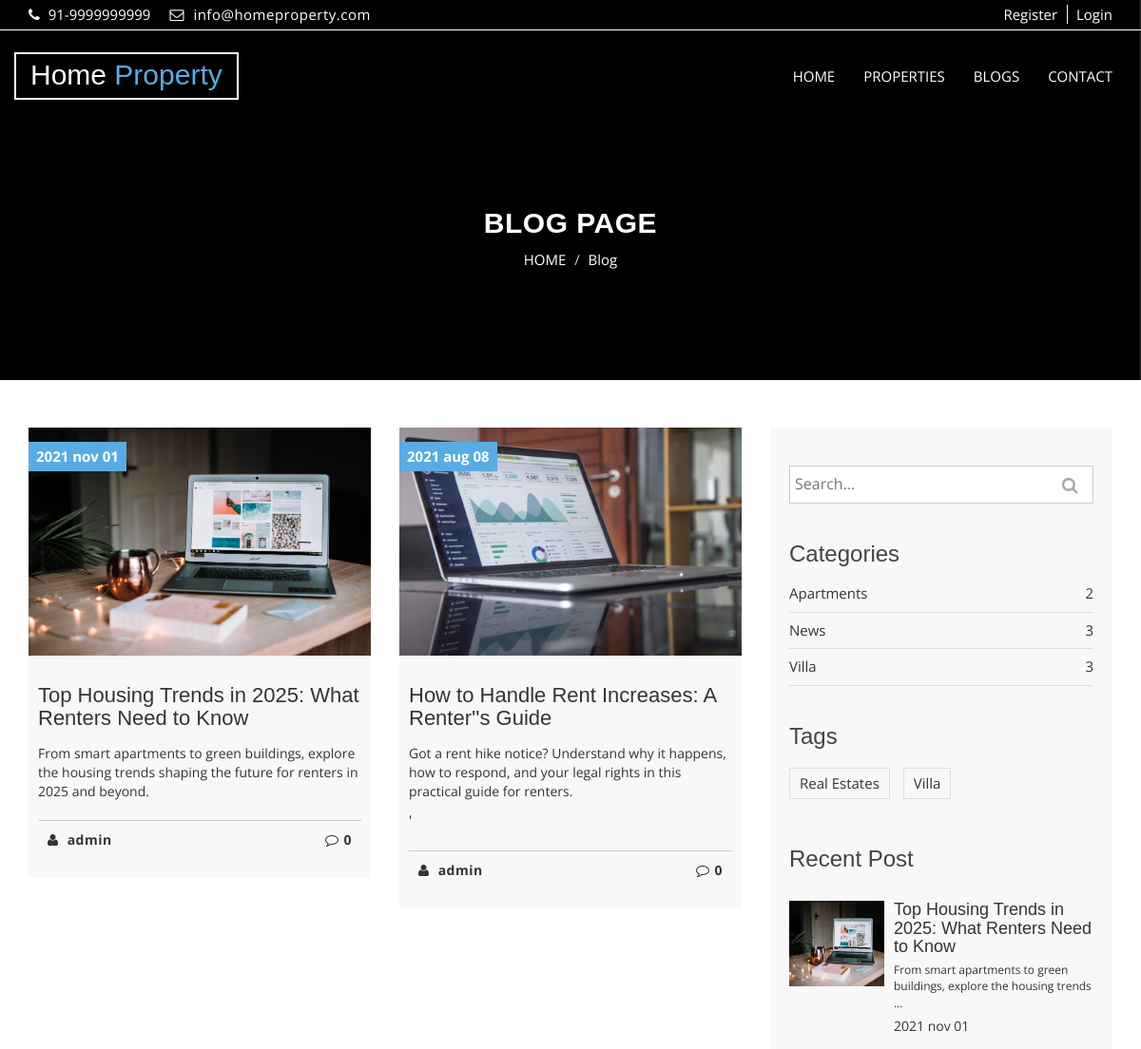
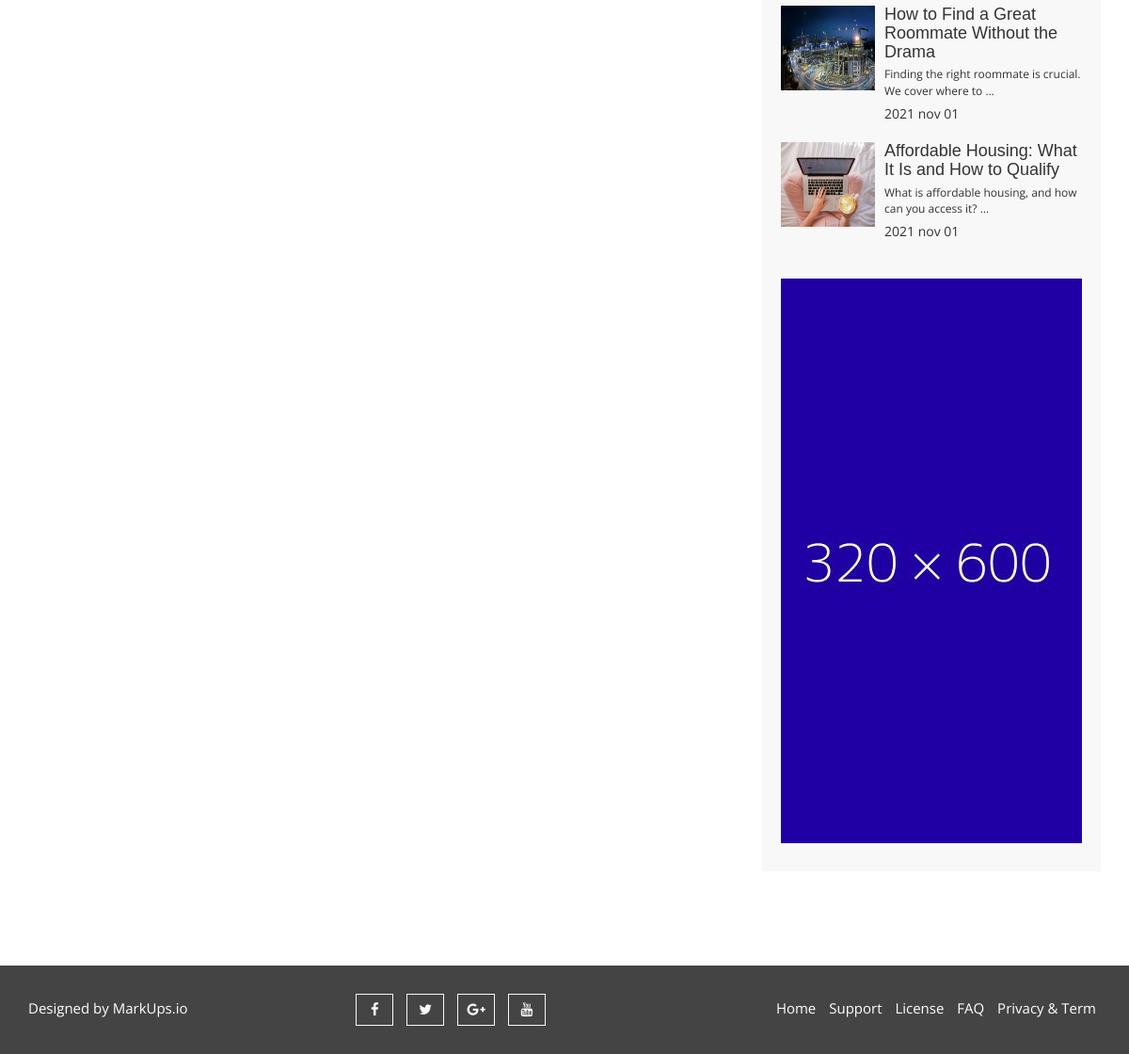
The app's page /blogs/tags/villa/ with its own data (2 pictures, top to bottom).
### blog/models.py (models this page shows, shortened)
class Blog(models.Model):
    title = models.CharField(max_length=55, verbose_name='Title')
    author = models.ForeignKey(User, verbose_name='Author', on_delete = models.CASCADE, blank=False, null=False)
    category = models.ForeignKey("Category", related_name="blog", verbose_name='Category', on_delete=models.CASCADE, blank=True, null=True)
    tag = models.ManyToManyField("Tag", related_name="blogs", verbose_name='Tags', blank=True)
    image = models.ImageField(upload_to='blogs/', verbose_name='Image')
    content = RichTextField()
    slug = AutoSlugField(populate_from='title')
    pub_date = models.DateTimeField(auto_now_add=True)
    update_date = models.DateTimeField(auto_now=True)
    def get_absolute_url(self):
        return reverse('blog:Blog-Detail', kwargs={"pk": self.pk})
    class Meta:
        ordering = ('-pub_date',)

class Category(models.Model):
    title = models.CharField(max_length=55, verbose_name='Title')
    slug = AutoSlugField(populate_from='title')
    pub_date = models.DateTimeField(auto_now_add=True)
    def get_absolute_url(self):
        return reverse("blog:Blog-Category", kwargs={"category": self.slug})
    class Meta:
        verbose_name_plural = "Catrgories"

class Tag(models.Model):
    title = models.CharField(max_length=55, verbose_name='Title')
    slug = AutoSlugField(populate_from='title')
    pub_date = models.DateTimeField(auto_now_add=True)
    def get_absolute_url(self):
        return reverse("blog:Blog-Tag", kwargs={"tag": self.slug})

### blog/views.py (the view)
# urls.py: path("blogs/tags/<slug:tag>/", views.TagView.as_view(), name="Blog-Tag"),
class TagView(ListView):
    template_name = "blog/blog_list.html"
    context_object_name = "blogs"
    paginate_by = 6
    def get_queryset(self):
        return get_list_or_404(Blog.objects.select_related("author").prefetch_related("comments"), tag__slug=self.kwargs["tag"])

### blog/context_processors.py (called while the page is built)
def blog_context(request):
    categories = Category.objects.all().annotate(num_blogs=Count("blog"))
    tags = Tag.objects.all()
    recent_posts = Blog.objects.order_by("-pub_date")[:3]
    return {"categories": categories, "tags": tags, "recent_posts": recent_posts}

### property/context_processors.py (called while the page is built, shortened)
def global_context(request):
    return {}

### blog/templates/blog/blog_list.html (shortened to what this page needs)
{% extends 'base.html' %}
{% load static %}
{% block content %}
  <section id="aa-property-header">
    <div class="container">
      <div class="row">
        <div class="col-md-12">
          <div class="aa-property-header-inner">
            <h2>Blog Page</h2>
            <ol class="breadcrumb">
            <li><a href="#">HOME</a></li>
            <li class="active">Blog</li>
          </ol>
          </div>
        </div>
      </div>
    </div>
  </section>
  <section id="aa-blog">
    <div class="container">
      <div class="row">
        <div class="col-md-12">
          <div class="aa-blog-area">
            <div class="row">
              <div class="col-md-8">
                <div class="aa-blog-content">
                  <div class="row">
                  {% for blog in blogs %}
                    <div class="col-md-6 col-sm-6">
                      <article class="aa-blog-single">
                        <figure class="aa-blog-img">
                          <a href="{{blog.get_absolute_url}}"><img alt="img" src="{{blog.image.url}}"></a>
                          <span class="aa-date-tag">{{blog.pub_date|date:"Y b d"}}</span>
                        </figure>
                        <div class="aa-blog-single-content">
                          <h3><a href="{% url 'blog:Blog-Detail' blog.id %}">{{blog.title}}</a></h3>
                          <p>{{blog.content|safe|truncatewords:30}}</p>
                          <div class="aa-blog-single-bottom">
                            <a class="aa-blog-author" href="#"><i class="fa fa-user"></i> {{blog.author}}</a>
                            <a class="aa-blog-comments" href="#"><i class="fa fa-comment-o"></i>{{blog.comments.count}}</a>
                          </div>
                        </div>
                      </article>
                    </div>
                  {%endfor%}
                  </div>
                  <div class="row">
                    <div class="col-md-12">
                    </div>
                  </div>
                </div>
              </div>
              {% include "blog/sidebar.html"%}
            </div>
          </div>
        </div>
      </div>
    </div>
  </section>
{% endblock content %}

### blog/templates/blog/sidebar.html
{%load static%}
<div class="col-md-4">
    <aside class="aa-blog-sidebar">
        <div class="aa-blog-sidebar-single">
            <form action="{% url 'blog:Blog-Search' %}" method="GET">
                <div class="aa-blog-search">
                <input class="aa-search-text" type="text" name="q" placeholder="Search...">
                <button class="aa-search-submit" type="submit">
                    <i class="fa fa-search"></i>
                </button>
                </div>
            </form>
        </div>
        <div class="aa-blog-sidebar-single">
            <h3>Categories</h3>
            <ul class="aa-blog-catg">
            {% for category in categories %}
                <li><a href="{{category.get_absolute_url}}">{{category.title}}</a><span>{{category.num_blogs}}</span></li>
            {% endfor %}
            </ul>
        </div>
        <div class="aa-blog-sidebar-single">
            <h3>Tags</h3>
            <div class="tag-cloud">
            {% for tag in tags %}
                <a href="{{tag.get_absolute_url}}">{{tag.title}}</a>
            {% endfor %}
            </div>
        </div>
        <div class="aa-blog-sidebar-single">
            <h3>Recent Post</h3>
            <div class="aa-blog-recent-post">
            {% for post in recent_posts %}
                <div class="media">
                    <div class="media-left">
                        <a href="{{post.get_absolute_url}}">
                            <img alt="img" src="{{post.image.url}}" class="media-object">
                        </a>
                    </div>
                    <div class="media-body">
                        <h4 class="media-heading"><a href="{{post.get_absolute_url}}">{{post.title}}</a></h4>
                        <p>{{post.content|truncatewords:10|safe}}</p>
                        <span>{{post.pub_date|date:"Y b d"}}</span>
                    </div>
                </div>
            {%endfor%}
            </div>
        </div>
        <div class="aa-blog-sidebar-single">
            <div class="aa-banner-ads">
                <a href="#">
                <img src="{%static 'img/banner-ads.jpg'%}" alt="banner img">
                </a>
            </div>
        </div>
    </aside>
</div>

### static/css/theme-color/default-theme.css (style rules this page uses)
h2 { color: #59abe3; }
.aa-blog-single .aa-date-tag { background-color: #59abe3; }
#aa-property-header .aa-property-header-inner .breadcrumb li.active { color: #59abe3; }

### records on screen
Blog: image (picture), pub_date "2021 nov 01", title "Top Housing Trends in 2025: What Renters Need to Know", content "From smart apartments to green buildings, explore the housing trends shaping the future for renters in 2025 and beyond.", author "admin", comments.count "0", content "From smart apartments to green buildings, explore the housing trends …"
Blog: image (picture), pub_date "2021 aug 08", title "How to Handle Rent Increases: A Renter''s Guide", content "Got a rent hike notice? Understand why it happens, how to respond, and your legal rights in this practical guide for renters. '", author "admin", comments.count "0"
Category: title "Apartments", num_blogs "2"
Category: title "News", num_blogs "3"
Category: title "Villa", num_blogs "3"
Tag: title "Real Estates"
Tag: title "Villa"
Blog: image (picture), title "How to Find a Great Roommate Without the Drama", content "Finding the right roommate is crucial. We cover where to …", pub_date "2021 nov 01"
Blog: image (picture), title "Affordable Housing: What It Is and How to Qualify", content "What is affordable housing, and how can you access it? …", pub_date "2021 nov 01"
